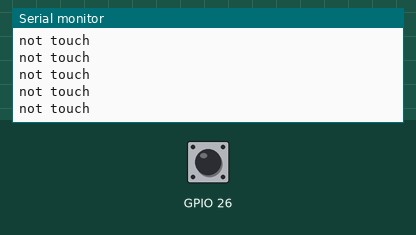
Recording of a sketch running on a simulated ESP32. Parts: the last lines printed to the serial monitor. Inputs (shaded band) come from the test bench; at power-on: GPIO 26 LOW.

Above: at 1.2 s.
1.3 s: GPIO 26 driven HIGH
At 1.9 s:
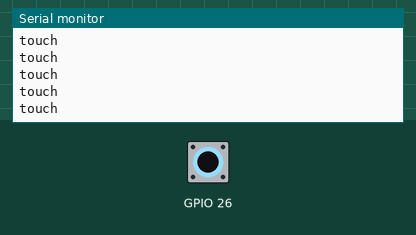
3.2 s: GPIO 26 pulsed LOW 5 times (0.12 s each, 0.3 s apart)
7.7 s: GPIO 26 driven LOW
At 8.4 s:
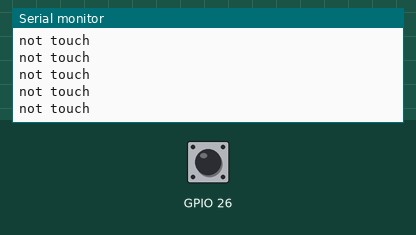
10.7 s: GPIO 26 driven HIGH
At 11.2 s:
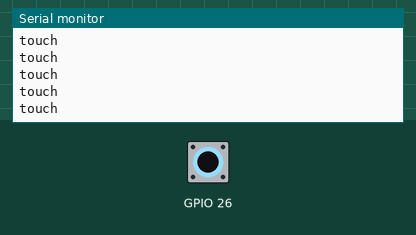
13.7 s: GPIO 26 driven LOW
At 14.5 s:
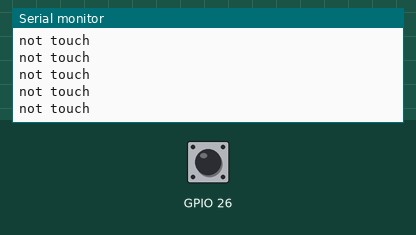
16.7 s: GPIO 26 pulsed HIGH 5 times (0.12 s each, 0.3 s apart)
At 17.7 s:
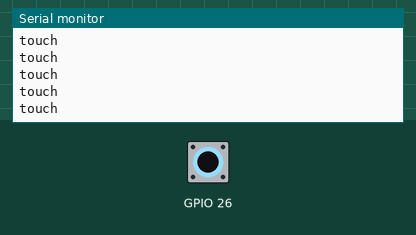

Measured:
- after the input at 1.3 s, the serial monitor: prints a new line at once (image 1)
- after the input at 7.7 s, the serial monitor: prints a new line at once (image 2)
- after the input at 10.7 s, the serial monitor: prints a new line at once (image 3)
- after the input at 13.7 s, the serial monitor: prints a new line at once (image 4)
- after the input at 16.7 s, the serial monitor: prints a new line at once (image 5)

The sketch:

_02_Touch_Sensor.ino
```cpp
bool irvalue=26;
void setup() {
  // put your setup code here, to run once:
pinMode(26,INPUT);
Serial.begin(9600);
}
void loop() {
  // put your main code here, to run repeatedly:
\
irvalue=digitalRead(26);
if(irvalue==1)
Serial.println("touch");
else
Serial.println("not touch");
}
```
